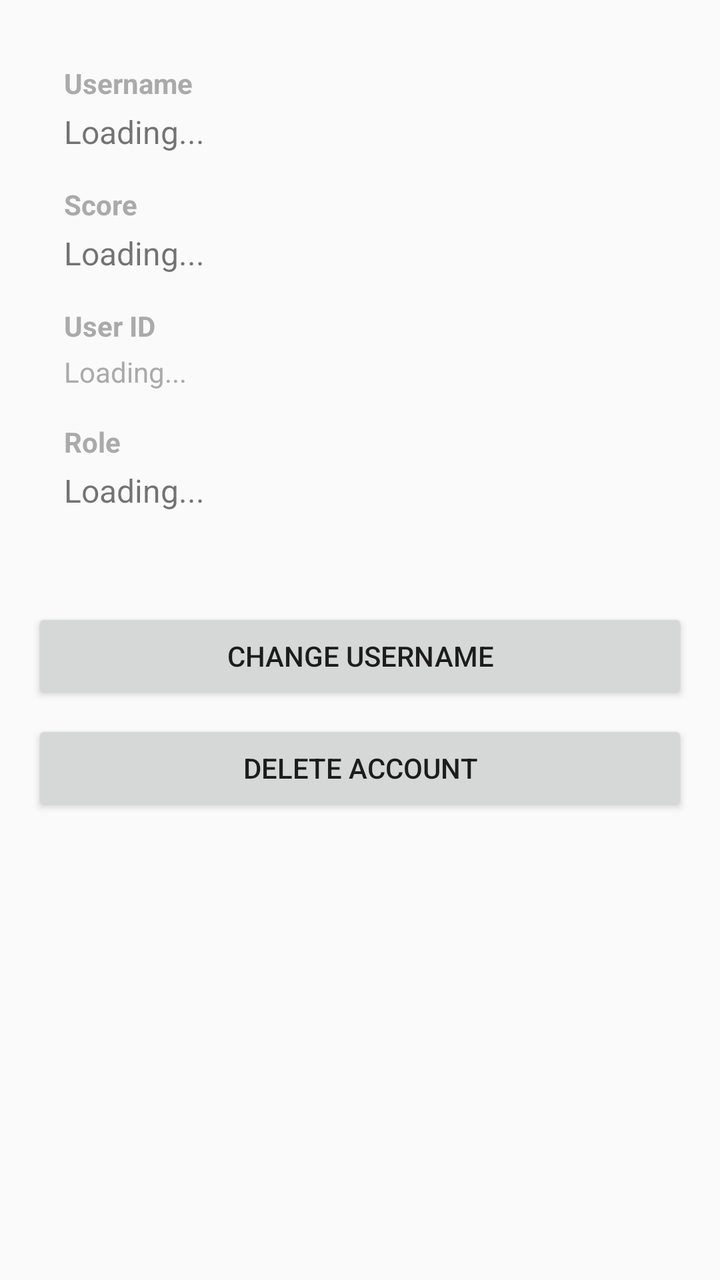
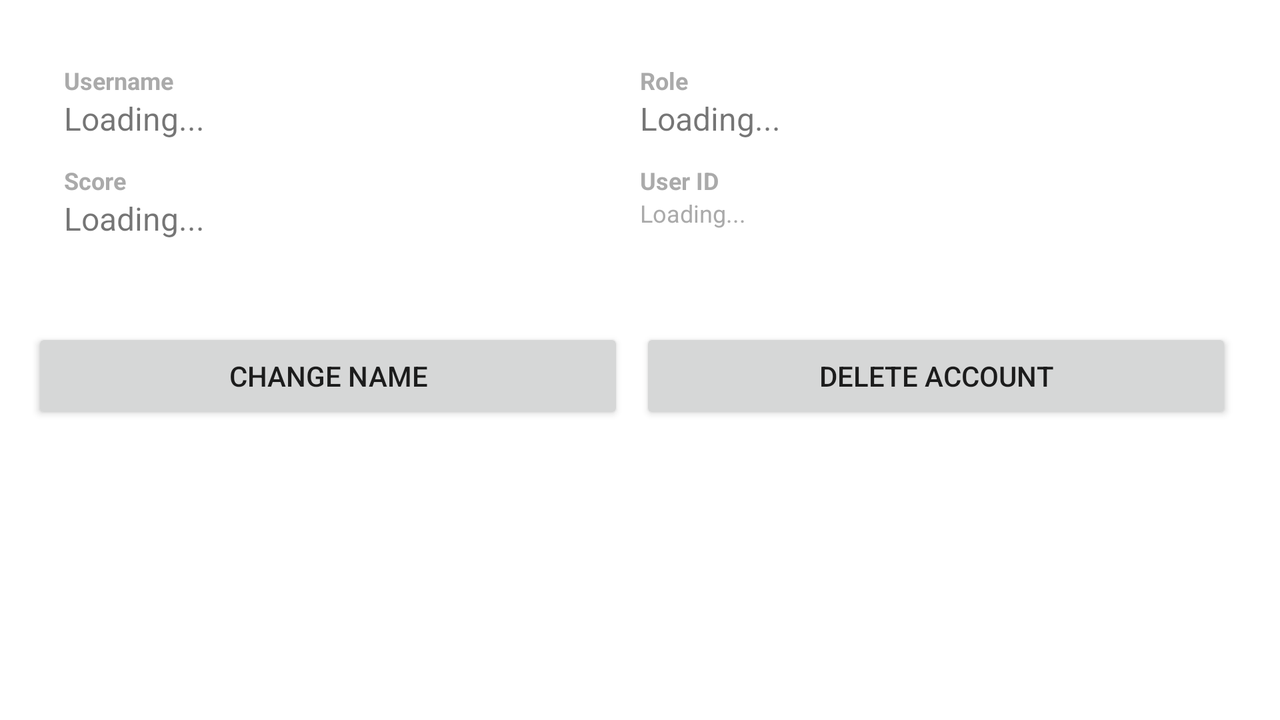

An Android layout and its configuration variant, each rendered on a device that would load it. The default file and the variant file are quoted in full after the pictures.
<!-- AndroidManifest.xml: activity theme Theme.GUE -->
<!-- res/layout/activity_profile.xml -->
<LinearLayout xmlns:android="http://schemas.android.com/apk/res/android"
    android:layout_width="match_parent"
    android:layout_height="match_parent"
    android:orientation="vertical"
    android:padding="16dp">

    <FrameLayout
        android:id="@+id/user"
        android:layout_width="match_parent"
        android:layout_height="wrap_content">

        <LinearLayout
            android:layout_width="match_parent"
            android:layout_height="wrap_content"
            android:orientation="vertical"
            android:padding="16dp">

            
            <LinearLayout
                android:layout_width="match_parent"
                android:layout_height="wrap_content"
                android:layout_marginBottom="16dp"
                android:orientation="vertical">

                <TextView
                    android:layout_width="wrap_content"
                    android:layout_height="wrap_content"
                    android:text="Username"
                    android:textColor="@android:color/darker_gray"
                    android:textSize="14sp"
                    android:textStyle="bold" />

                <TextView
                    android:id="@+id/profileUsername"
                    android:layout_width="wrap_content"
                    android:layout_height="wrap_content"
                    android:layout_marginTop="4dp"
                    android:text="Loading..."
                    android:textSize="16sp" />
            </LinearLayout>

            
            <LinearLayout
                android:layout_width="match_parent"
                android:layout_height="wrap_content"
                android:layout_marginBottom="16dp"
                android:orientation="vertical">

                <TextView
                    android:layout_width="wrap_content"
                    android:layout_height="wrap_content"
                    android:text="Score"
                    android:textColor="@android:color/darker_gray"
                    android:textSize="14sp"
                    android:textStyle="bold" />

                <TextView
                    android:id="@+id/profileScore"
                    android:layout_width="wrap_content"
                    android:layout_height="wrap_content"
                    android:layout_marginTop="4dp"
                    android:text="Loading..."
                    android:textSize="16sp" />
            </LinearLayout>

            
            <LinearLayout
                android:layout_width="match_parent"
                android:layout_height="wrap_content"
                android:layout_marginBottom="16dp"
                android:orientation="vertical">

                <TextView
                    android:layout_width="wrap_content"
                    android:layout_height="wrap_content"
                    android:text="User ID"
                    android:textColor="@android:color/darker_gray"
                    android:textSize="14sp"
                    android:textStyle="bold" />

                <TextView
                    android:id="@+id/profileUserId"
                    android:layout_width="wrap_content"
                    android:layout_height="wrap_content"
                    android:layout_marginTop="4dp"
                    android:text="Loading..."
                    android:textColor="@android:color/darker_gray"
                    android:textSize="14sp" />
            </LinearLayout>

            
            <LinearLayout
                android:layout_width="match_parent"
                android:layout_height="wrap_content"
                android:layout_marginBottom="24dp"
                android:orientation="vertical">

                <TextView
                    android:layout_width="wrap_content"
                    android:layout_height="wrap_content"
                    android:text="Role"
                    android:textColor="@android:color/darker_gray"
                    android:textSize="14sp"
                    android:textStyle="bold" />

                <TextView
                    android:id="@+id/profileRole"
                    android:layout_width="wrap_content"
                    android:layout_height="wrap_content"
                    android:layout_marginTop="4dp"
                    android:text="Loading..."
                    android:textSize="16sp" />
            </LinearLayout>

        </LinearLayout>
    </FrameLayout>

    
    <Button
        android:id="@+id/changeUsernameButton"
        android:layout_width="match_parent"
        android:layout_height="wrap_content"
        android:text="Change Username"
        android:layout_marginTop="8dp" />

        
    <Button
        android:id="@+id/deleteAccountButton"
        android:layout_width="match_parent"
        android:layout_height="wrap_content"
        android:text="Delete Account"
        android:layout_marginTop="8dp" />

</LinearLayout>
<!-- resources referenced by this layout -->
<resources>
  <style name="Theme.GUE" parent="Base.Theme.GUE" />
  <style name="Base.Theme.GUE" parent="Theme.AppCompat.Light.NoActionBar">
          
          
      </style>
</resources>
<!-- res/layout-land/activity_profile.xml (the repository's variant of the layout above) -->
<!-- drawn on the phone turned sideways -->
<?xml version="1.0" encoding="utf-8"?>
<ScrollView xmlns:android="http://schemas.android.com/apk/res/android"
    android:layout_width="match_parent"
    android:layout_height="match_parent"
    android:fillViewport="true"
    android:background="@android:color/white">

    <LinearLayout
        android:layout_width="match_parent"
        android:layout_height="wrap_content"
        android:orientation="vertical"
        android:padding="16dp">

        <FrameLayout
            android:id="@+id/user"
            android:layout_width="match_parent"
            android:layout_height="wrap_content"
            android:background="?attr/selectableItemBackground"
            android:elevation="2dp">

            <LinearLayout
                android:layout_width="match_parent"
                android:layout_height="wrap_content"
                android:orientation="vertical"
                android:padding="16dp">

                <LinearLayout
                    android:layout_width="match_parent"
                    android:layout_height="wrap_content"
                    android:orientation="horizontal"
                    android:baselineAligned="false">

                    <LinearLayout
                        android:layout_width="0dp"
                        android:layout_height="wrap_content"
                        android:layout_weight="1"
                        android:orientation="vertical"
                        android:layout_marginBottom="12dp">
                        <TextView
                            android:layout_width="wrap_content"
                            android:layout_height="wrap_content"
                            android:text="Username"
                            android:textColor="@android:color/darker_gray"
                            android:textSize="12sp"
                            android:textStyle="bold" />
                        <TextView
                            android:id="@+id/profileUsername"
                            android:layout_width="wrap_content"
                            android:layout_height="wrap_content"
                            android:text="Loading..."
                            android:textSize="16sp" />
                    </LinearLayout>

                    <LinearLayout
                        android:layout_width="0dp"
                        android:layout_height="wrap_content"
                        android:layout_weight="1"
                        android:orientation="vertical">
                        <TextView
                            android:layout_width="wrap_content"
                            android:layout_height="wrap_content"
                            android:text="Role"
                            android:textColor="@android:color/darker_gray"
                            android:textSize="12sp"
                            android:textStyle="bold" />
                        <TextView
                            android:id="@+id/profileRole"
                            android:layout_width="wrap_content"
                            android:layout_height="wrap_content"
                            android:text="Loading..."
                            android:textSize="16sp" />
                    </LinearLayout>
                </LinearLayout>

                <LinearLayout
                    android:layout_width="match_parent"
                    android:layout_height="wrap_content"
                    android:orientation="horizontal"
                    android:baselineAligned="false">

                    <LinearLayout
                        android:layout_width="0dp"
                        android:layout_height="wrap_content"
                        android:layout_weight="1"
                        android:orientation="vertical"
                        android:layout_marginBottom="12dp">
                        <TextView
                            android:layout_width="wrap_content"
                            android:layout_height="wrap_content"
                            android:text="Score"
                            android:textColor="@android:color/darker_gray"
                            android:textSize="12sp"
                            android:textStyle="bold" />
                        <TextView
                            android:id="@+id/profileScore"
                            android:layout_width="wrap_content"
                            android:layout_height="wrap_content"
                            android:text="Loading..."
                            android:textSize="16sp" />
                    </LinearLayout>

                    <LinearLayout
                        android:layout_width="0dp"
                        android:layout_height="wrap_content"
                        android:layout_weight="1"
                        android:orientation="vertical">
                        <TextView
                            android:layout_width="wrap_content"
                            android:layout_height="wrap_content"
                            android:text="User ID"
                            android:textColor="@android:color/darker_gray"
                            android:textSize="12sp"
                            android:textStyle="bold" />
                        <TextView
                            android:id="@+id/profileUserId"
                            android:layout_width="wrap_content"
                            android:layout_height="wrap_content"
                            android:text="Loading..."
                            android:textColor="@android:color/darker_gray"
                            android:textSize="12sp" />
                    </LinearLayout>
                </LinearLayout>

            </LinearLayout>
        </FrameLayout>

        <LinearLayout
            android:layout_width="match_parent"
            android:layout_height="wrap_content"
            android:orientation="horizontal"
            android:layout_marginTop="16dp">

            <Button
                android:id="@+id/changeUsernameButton"
                android:layout_width="0dp"
                android:layout_height="wrap_content"
                android:layout_weight="1"
                android:layout_marginEnd="8dp"
                android:text="Change Name" />

            <Button
                android:id="@+id/deleteAccountButton"
                android:layout_width="0dp"
                android:layout_height="wrap_content"
                android:layout_weight="1"
                android:layout_marginEnd="8dp"
                android:text="Delete Account" />
        </LinearLayout>

    </LinearLayout>
</ScrollView>
